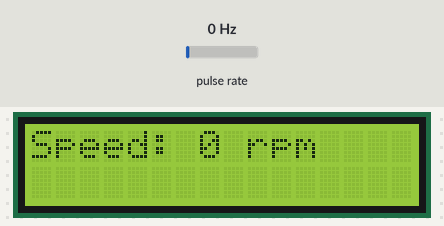
Simulated run of this sketch. Board: Arduino Uno, built with avr-gcc and run on an emulated ATmega328P. Shown: 16×2 character LCD. Wiring (inferred from the names in the program): pulse sensor: data pin 2. The inputs (shaded band) are chosen by the test bench; at power-on: pulse rate 0 Hz. What the sketch prints to the serial monitor is not drawn.

Above: at 1.2 s.
1.3 s: pulse rate (sensor on pin 2) set to 50 Hz
At 3.6 s:
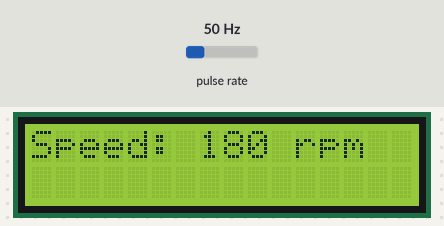
4.3 s: pulse rate (sensor on pin 2) set to 4 Hz
At 7.0 s:
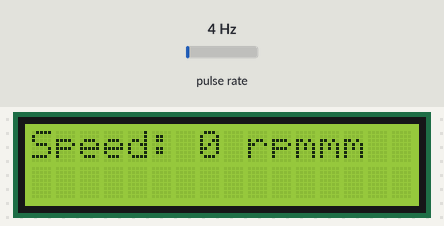
7.3 s: pulse rate (sensor on pin 2) set to 100 Hz
At 9.4 s:
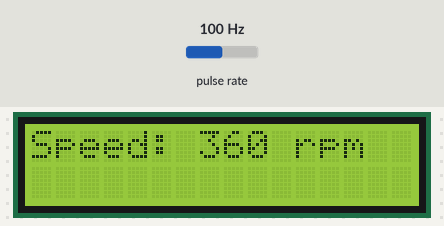
10.3 s: pulse rate (sensor on pin 2) set to 4 Hz
At 13.0 s:
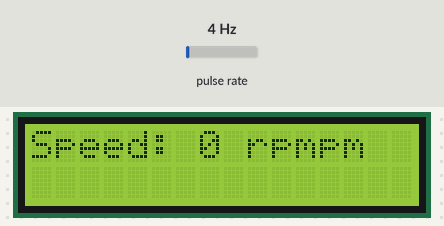
Timing chart, 0 to 14.3 s (numbered marks = the images above; inputs shaded):
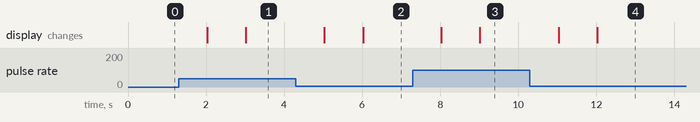

Measured:
- after the input at 1.3 s, the display: first changes after 0.73 s (image 1 shows a later state)
- after the input at 4.3 s, the display: first changes after 0.73 s (image 2 shows a later state)
- after the input at 7.3 s, the display: first changes after 0.73 s (image 3 shows a later state)
- after the input at 10.3 s, the display: first changes after 0.73 s (image 4 shows a later state)

The sketch:

speed_detect_without_motor.ino
```cpp
#include <SoftwareSerial.h>
#include <LiquidCrystal.h>

int encoder = 2;

volatile unsigned int counter;
int rpm;

const int rs = 8, en = 3, d4 = 7, d5 = 6, d6 = 5, d7 = 4;

LiquidCrystal lcd(rs, en, d4, d5, d6, d7);

void setup() {
  Serial.begin(9600);
  pinMode(encoder, INPUT);

  digitalWrite(encoder, HIGH);


  attachInterrupt(0,countpulse,RISING);
  lcd.begin(16, 2);
}

void countpulse(){
        counter++;
}

void loop() {
  static uint32_t previousMillis;
  if (millis() - previousMillis >= 1000) {
            rpm = (counter/16)*60;
            counter = 0;
            previousMillis += 1000;
  }
  Serial.print("Speed:  ");
  Serial.print( rpm);
  Serial.println(" rpm");

  lcd.setCursor(0,0);
  lcd.print("Speed: ");
  lcd.setCursor(7,0);
  lcd.print(rpm);
  lcd.print(" rpm");
  delay(1);
}
```
